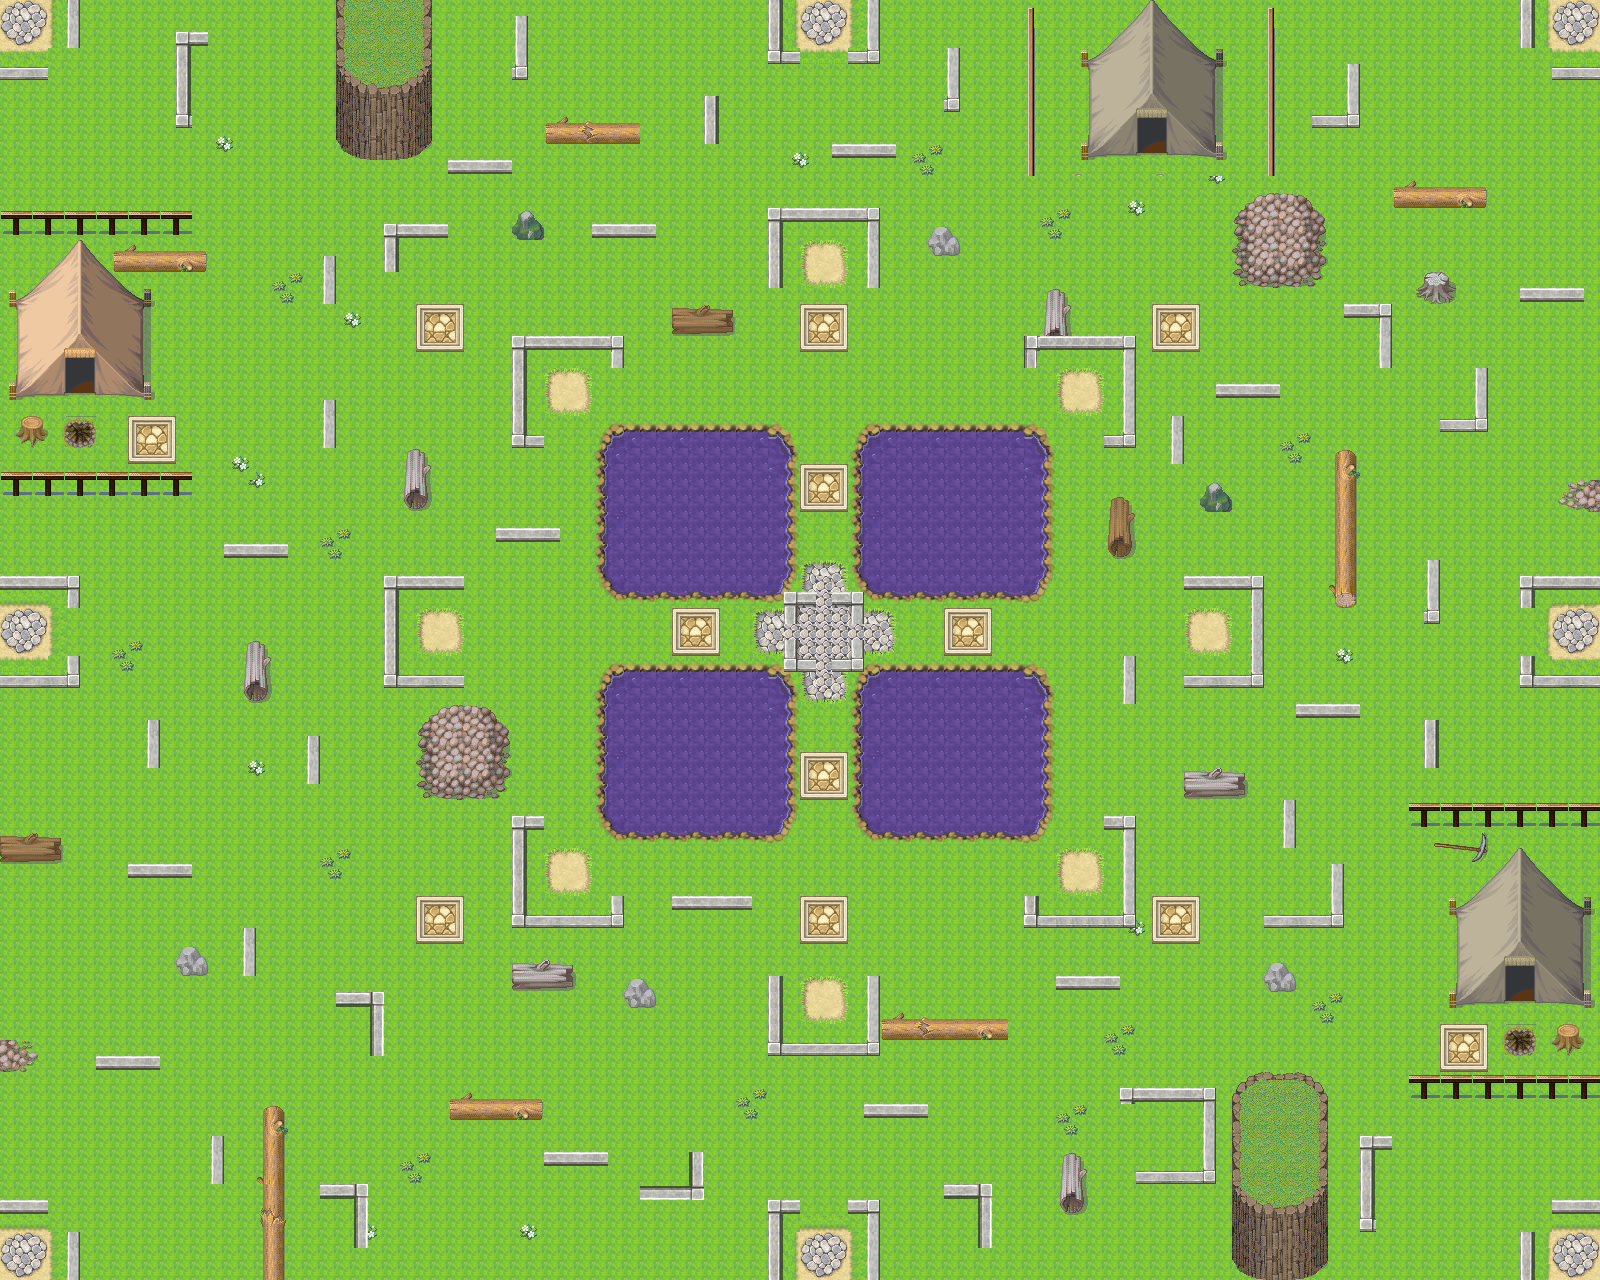

A 2D game scene composited from a Tiled map and its tileset images. What follows is a short description and the map's XML, with each tile layer's data collapsed to a summary:
An orthogonal 100x80 tile map with 16x16 px tiles, 2 tile layers (background, gra), 3 tilesets and 291 objects.

<map version="1.4" tiledversion="1.4.2" orientation="orthogonal" renderorder="right-down" width="100" height="80" tilewidth="16" tileheight="16" infinite="0" nextlayerid="9" nextobjectid="430">
 <tileset firstgid="1" source="Outside_A2.tsx" />
 <tileset firstgid="1729" source="acoc_122394_1253963474_01.tsx" />
 <tileset firstgid="15969" source="Resources/Tiled/Outside_A2.tsx" />
 <layer id="1" name="background" width="100" height="80">
  <data>[8000 cells, 8000 non-empty, 1 distinct tile ids]</data>
 </layer>
 <layer id="2" name="gra" width="100" height="80">
  <data>[8000 cells, 2309 non-empty, 560 distinct tile ids]</data>
 </layer>
 <objectgroup id="8" name="Object Layer 1">
  <!-- 291 objects omitted --></objectgroup>
</map>
<!-- 291 of 291 objects omitted -->
